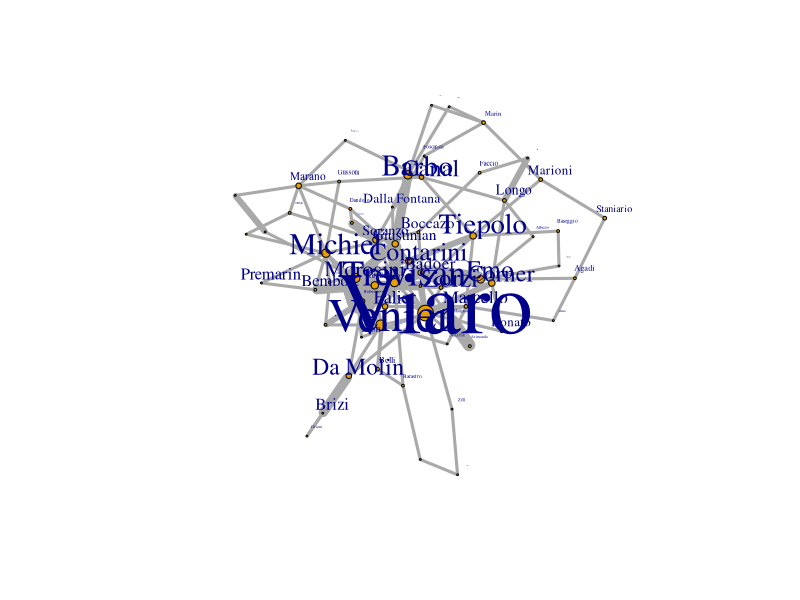

Recreate this plot in R.
library(igraph)

colleganza <- read.csv("../data/colleganza-pairs.csv", header=F)
colleganza.sn <- graph.data.frame(data.frame(colleganza$V1,colleganza$V2),directed=F)
E(colleganza.sn)$weight <- 1
colleganza.sn <- simplify(colleganza.sn, edge.attr.comb=list(weight="sum"))
V(colleganza.sn)$degree <- degree(colleganza.sn)
V(colleganza.sn)$betweenness <- betweenness(colleganza.sn)

components <- igraph::clusters(colleganza.sn, mode="weak")
biggest_cluster_id <- which.max(components$csize)
vert_ids <- V(colleganza.sn)[components$membership == biggest_cluster_id]

colleganza.sn.connected <- igraph::induced_subgraph(colleganza.sn, vert_ids)

main_ids <- V(colleganza.sn.connected)[degree(colleganza.sn.connected) > 1 ]
colleganza.main.sn <- igraph::induced_subgraph(colleganza.sn.connected, main_ids)

for (i in 1:3) {
  main_ids <- V(colleganza.main.sn)[degree(colleganza.main.sn) > 1 ]
  colleganza.main.sn <- igraph::induced_subgraph(colleganza.main.sn, main_ids)
}

plot(colleganza.main.sn,
     vertex.size=V(colleganza.main.sn)$degree/2,
     layout=layout_with_fr,
     vertex.label.cex=V(colleganza.main.sn)$betweenness/400,
     vertex.label.dist=1,
     edge.width=3*E(colleganza.main.sn)$weight)
